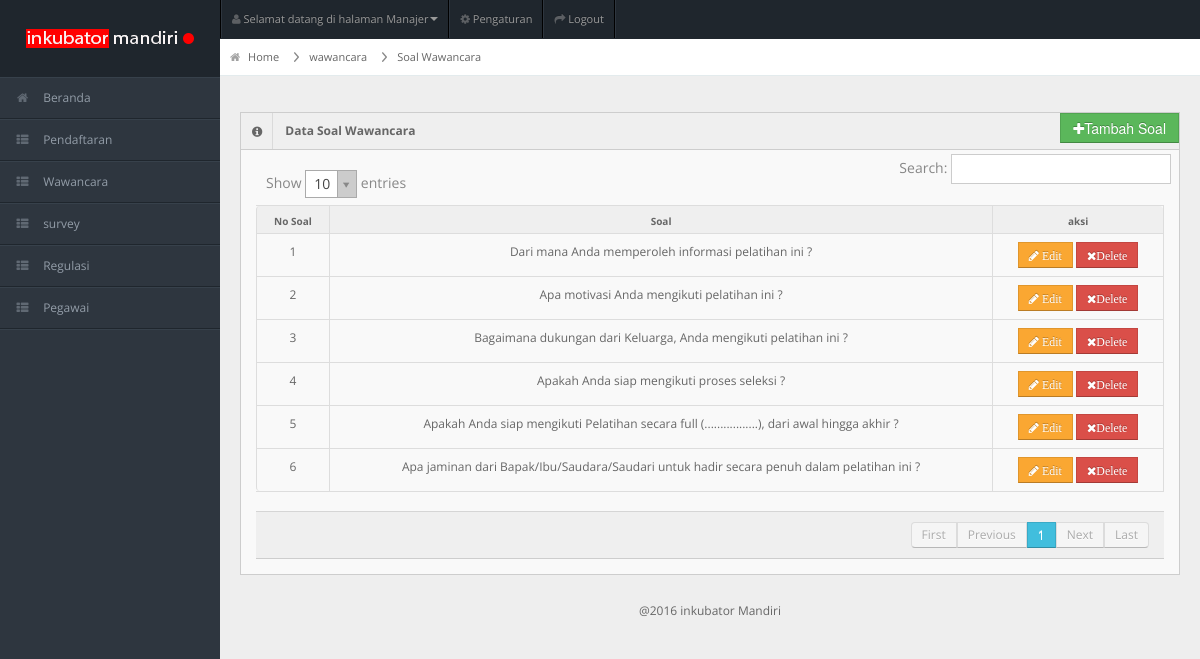
Screenshot of /admin/index.php?page=soal_wawancara (signed in) with the database file from the repository.
### tables this page shows
CREATE TABLE `soal_wawancara` (
  `KODE_SOAL` int(11) NOT NULL,
  `SOAL` longtext
);

### admin/system/wawancara/data_soal.php (the view)
   <div id="content-header">
    <div id="breadcrumb"> <a href="index.php?page=dashboard" title="kembali ke beranda" class="tip-bottom"><i class="icon-home"></i> Home</a><a href="index.php?page=wawancara" title="pergi ke wawancara" class="tip-bottom">wawancara</a><a href="index.php?page=soal_wawancara" title="pergi ke Soal wawancara" class="tip-bottom">Soal Wawancara</a></div>
  </div>
   <div class="container-fluid">
    <div class="row-fluid">
      <div class="span12">
        <div class="widget-box">
          <div class="widget-title"> <span class="icon"> <i class="icon-info-sign"></i> </span>
            <h5>Data Soal Wawancara</h5>
            <p style='float:right; height:100%;'>
        <a href='index.php?page=tambah_soal'><button type="submit" class="btn btn-success"><i class="icon-plus"></i>Tambah Soal</button></a>
      </p>
          </div>
          <div class="widget-content">
            <table class="table table-bordered data-table" id="daftar">
              <thead>
                <tr>
                  <th>No Soal</th>
                  <th>Soal</th>
                  <th>aksi</th>
                </tr>
              </thead>
 <tbody>
 <?php
$query2=mysql_query("SELECT * FROM soal_wawancara ");
while($data2=mysql_fetch_array($query2)){
?>
                <tr>
                  <td><center><?php echo $data2['KODE_SOAL']; ?></center></td>
                  <td><center><?php echo $data2['SOAL']; ?></center></td>
                   <td class="center" ><center>
                  <a href="index.php?page=edit_soal&no=<?php echo $data2['KODE_SOAL']?>" class="btn btn-small btn-warning")><i class="btn-icon-only icon-pencil"> Edit</i></a>
                  <a href="system/wawancara/delete_soal.php?no=<?php echo $data2['KODE_SOAL']?>" class="btn btn-danger btn-small" title="Hapus Data Ini" onclick="return confirm('ANDA YAKIN AKAN MENGHAPUS DATA PENTING INI ... ?')"><i class="btn-icon-only icon-remove">Delete </i></a></center></td>
                </tr>
                <?php
                }
                ?>
                 </tbody>
            </table>
            </div>
            </div>
            </div>
            </div>
            </div>

### admin/index.php (shortened to what this page needs)
<!DOCTYPE html>
<html lang="en">
<head>
<link rel="stylesheet" href="asset/css/bootstrap.min.css" />
<link rel="stylesheet" href="asset/css/bootstrap-responsive.min.css" />
<link rel="stylesheet" href="asset/css/uniform.css" />
<link rel="stylesheet" href="asset/css/select2.css" />
<link rel="stylesheet" href="asset/css/fullcalendar.css" />
<link rel="stylesheet" href="asset/css/matrix-style.css" />
<link rel="stylesheet" href="asset/css/matrix-media.css" />
<link href="asset/font-awesome/css/font-awesome.css" rel="stylesheet" />
</head>
<body>
<?php
    if(@$_SESSION['level'] == 1){
        include('system/menu/menu_manajer.php');
    }else if(@$_SESSION['level'] == 2){
        include('system/menu/menu_humas.php');
    }else if(@$_SESSION['level'] == 3){
        include('system/menu/menu_survey.php');
    }
?>
<div id="content">
  <?php  include('system/route/routes.php'); ?>
<div class="row-fluid">
  <div id="footer" class="span12"> @2016 inkubator Mandiri </div>
</div>
</div>
</body>
</html>

### admin/system/menu/menu_manajer.php (shortened to what this page needs)
<div id="header">
  <h1>Halaman Manajer</h1>
</div>
<div id="user-nav" class="navbar navbar-inverse">
  <ul class="nav">
    <li  class="dropdown" id="profile-messages" ><a title="" href="#" data-toggle="dropdown" data-target="#profile-messages" class="dropdown-toggle"><i class="icon icon-user"></i>  <span class="text">Selamat datang di halaman Manajer</span><b class="caret"></b></a>
    </li>
    <li class=""><a title="" href="#"><i class="icon icon-cog"></i> <span class="text">Pengaturan</span></a></li>
    <li class=""><a title="" href="system/login/logout.php"><i class="icon icon-share-alt"></i> <span class="text">Logout</span></a></li>
  </ul>
</div>
<div id="sidebar"><a href="index.php?page=dashboard" class="visible-phone"><i class="icon icon-home"></i> Beranda</a>
  <ul>
    <li ><a href="index.php?page=dashboard"><i class="icon icon-home"></i> <span>Beranda</span></a> </li>
    <li class="submenu"> <a href="index.php?page=pendaftaran"><i class="icon icon-th-list"></i> <span>Pendaftaran</span>  </a>
    </li>
    <li class="submenu"> <a href="index.php?page=wawancara"><i class="icon icon-th-list"></i> <span>Wawancara</span></a>
    </li>
    <li class="submenu"> <a href="#"><i class="icon icon-th-list"></i> <span>survey</span>
    </li>
    <li class="submenu"> <a href="#"><i class="icon icon-th-list"></i> <span>Regulasi</span>
    </li>
    <li class="submenu"> <a href="#"><i class="icon icon-th-list"></i> <span>Pegawai</span>
    </li>
    </ul>
</div>

### admin/system/route/routes.php (shortened to what this page needs)
<?php
	switch(@$_GET['page']){
		case"soal_wawancara";
		include("system/wawancara/data_soal.php");
		break;
}
		?>

### admin/asset/css/matrix-style.css (style rules this page uses)
* { outline:none !important; -moz-outline: none !important; }
html, body { height:100% }
body { overflow-x: hidden; margin-top: -10px; font-family: 'Open Sans', sans-serif; font-size:12px; color:#666; }
a { color:#666; }
select, textarea, input[type="text"], input[type="password"], input[type="datetime"], input[type="datetime-local"], input[type="date"], input[type="month"], input[type="time"], input[type="week"], input[type="number"], input[type="email"], input[type="url"], input[type="search"], input[type="tel"], input[type="color"], .uneditable-input, .label, .dropdown-menu, .btn, .well, .progress, .table-bordered, .btn-group > .btn:first-child, .btn-group > .btn:last-child, .btn-group > .btn:last-child, .btn-group > .dropdown-toggle, .alert { border-radius:0px; }
.btn, textarea, input[type="text"], input[type="password"], input[type="datetime"], input[type="datetime-local"], input[type="date"], input[type="month"], input[type="time"], input[type="week"], input[type="number"], input[type="email"], input[type="url"], input[type="search"], input[type="tel"], input[type="color"], .uneditable-input { box-shadow:none; }
.progress, .progress-success .bar, .progress .bar-success, .progress-warning .bar, .progress .bar-warning, .progress-danger .bar, .progress .bar-danger, .progress-info .bar, .progress .bar-info, .btn, .btn-primary { background-image:none; }
#footer { padding:10px; text-align:center; }
#header { height: 77px; position: relative; width: 100%; z-index: -9; }
#header h1 { background: url("../img/logo.png") no-repeat scroll 0 0 transparent; height: 31px; left: 20px; line-height: 600px; overflow: hidden; position: relative; top: 26px; width: 191px; }
#user-nav { position: absolute; left: 220px; top:0px; z-index: 20; margin: 0; }
#user-nav > ul { margin: 0; padding: 0; list-style: none; border-right: 1px solid #2e363f;border-left: 1px solid #000; }
#user-nav > ul > li { float: left; list-style-type: none; margin: 0; position: relative; padding: 0; border-left: 1px solid #2e363f; border-right: 1px solid #000; }
#user-nav > ul > li > a { padding:9px 10px; display: block; font-size: 11px; }
#user-nav > ul > li > a > i, #sidebar li a i { opacity: .5; margin-top: 2px; }
#sidebar { display: block; float: left; position: relative; width: 220px; z-index: 16; }
#sidebar > ul { list-style: none; margin: 0px 0 0; padding: 0; position: absolute; width: 220px; }
#sidebar > ul > li { display: block; position: relative; }
#sidebar > ul > li > a { padding: 10px 0 10px 15px; display: block; color: #939da8; }
#sidebar > ul > li > a > i { margin-right: 10px; }
#sidebar > ul li ul li a { padding: 10px 0 10px 25px; display: block; color: #777777; }
#content { background: none repeat scroll 0 0 #eeeeee; margin-left: 220px; margin-right: 0; padding-bottom: 25px; position: relative; min-height:100%; width: auto; }
#content-header { position: abslute; width: 100%; margin-top: -38px; z-index: 20; }
.container-fluid .row-fluid:first-child { margin-top: 20px; }
#breadcrumb { background-color: #fff; border-bottom: 1px solid #e3ebed; }
#breadcrumb a { padding: 8px 20px 8px 10px; display: inline-block; background-image: url('../img/breadcrumb.png'); background-position: center right; background-repeat: no-repeat; font-size: 11px; color: #666666; }
#breadcrumb a:last-child { background-image:none; }
#breadcrumb a i { margin-right: 5px; opacity: .6; }
.stat-boxes .peity_bar_good, .stat-boxes .peity_line_good, { color: #459D1C; }
.widget-box { background: none repeat scroll 0 0 #F9F9F9; border-left: 1px solid #CDCDCD; border-top: 1px solid #CDCDCD; border-right: 1px solid #CDCDCD; clear: both; margin-top: 16px; margin-bottom: 16px; position: relative; }
.widget-title, .modal-header, .table th, div.dataTables_wrapper .ui-widget-header { background:#efefef; border-bottom: 1px solid #CDCDCD; height: 36px; }
.widget-title span.icon { padding: 9px 10px 7px 11px; float: left; border-right:1px solid #dadada; }
.widget-title h5 { color: #666; float: left; font-size: 12px; font-weight: bold; padding: 12px; line-height: 12px; margin: 0; }
.widget-content { padding:15px; border-bottom: 1px solid #cdcdcd; }
.table th { height: auto; font-size: 10px; padding: 5px 10px 2px; border-bottom: 0; text-align: center; color: #666666; }

### rows the page displays
soal_wawancara: KODE_SOAL "1", SOAL "Dari mana Anda memperoleh informasi pelatihan ini ?"
soal_wawancara: KODE_SOAL "2", SOAL "Apa motivasi Anda mengikuti pelatihan ini ?"
soal_wawancara: KODE_SOAL "3", SOAL "Bagaimana dukungan dari Keluarga, Anda mengikuti pelatihan ini ?"
soal_wawancara: KODE_SOAL "4", SOAL "Apakah Anda siap mengikuti proses seleksi ?"
soal_wawancara: KODE_SOAL "5", SOAL "Apakah Anda siap mengikuti Pelatihan secara full (.................), dari awal hingga akhir ?"
soal_wawancara: KODE_SOAL "6", SOAL "Apa jaminan dari Bapak/Ibu/Saudara/Saudari untuk hadir secara penuh dalam pelatihan ini ?"
